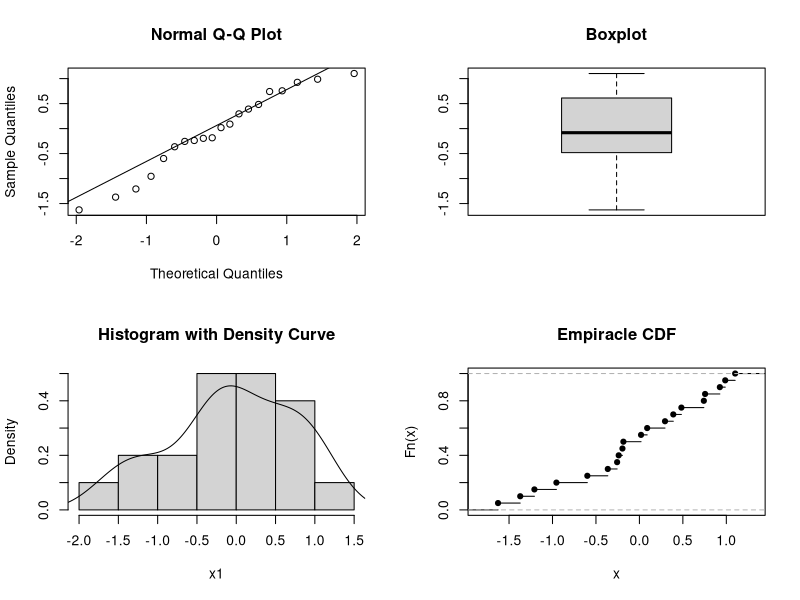
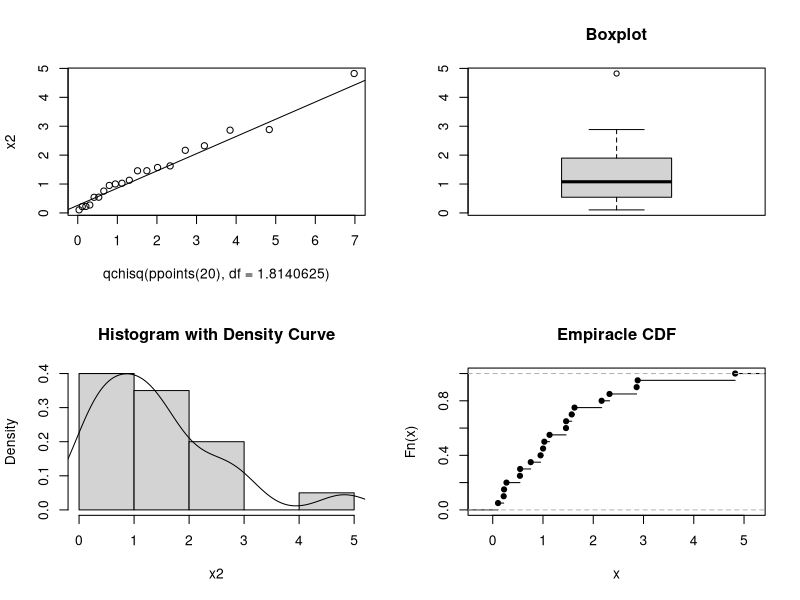
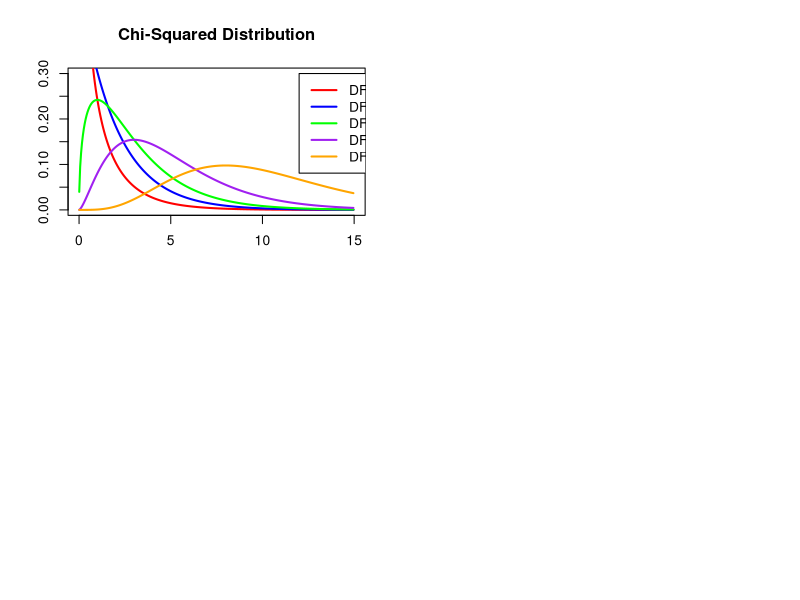

Generate these figures, in order, with R:
## ---- chunk 1
library(nortest)
library(MASS)

## Draw some random data
set.seed(10)
x1 = rnorm(20)

## Distribution plots
par(mfrow = c(2, 2))
qqnorm(x1)
qqline(x1)
boxplot(x1, main = "Boxplot")
hist(x1, freq = FALSE, main = "Histogram with Density Curve")
lines(density(x1))
plot(ecdf(x1), main = "Empiracle CDF")

## ---- chunk 2
## Are the data from a normal distribution?
shapiro.test(x1)     ## Shapiro-Wilk Test
ad.test(x1)          ## Anderson Darling Test
ks.test(x1, 'pnorm') ## Kolmogorov-Smirnoff Test

## ---- chunk 3
## Draw some random data
set.seed(10)
x2 = rchisq(n = 20, 2)

## Estimate the DF parameter by maximum likelihood 
fitdistr(x = x2, dchisq, start = list(df = 2))

## Input the estimate from MLE
ks.test(x = x2, y = pchisq, df = 1.8140625)

## Distribution plots
par(mfrow = c(2, 2))
qqplot(qchisq(ppoints(20), df = 1.8140625), x2)
qqline(x2, distribution = function(p) qchisq(p, df = 1.8140625))
boxplot(x2, main = "Boxplot")
hist(x2, freq = FALSE, main = "Histogram with Density Curve")
lines(density(x2))
plot(ecdf(x2), main = "Empiracle CDF")

## ---- chunk 4

## Plot the Chi-Squared Distribution with multiple degrees of freedom.
## As DF increases, the distibution converges to the normal distribution
x = seq(.01, 15, by = .05)

plot(x = c(0, 15), y = c(0, .3), type = "n", 
     xlab = "", ylab = "", main = "Chi-Squared Distribution")
lines(x = x, y = dchisq(x, df = 1), col = "red", lwd = 2)
lines(x = x, y = dchisq(x, df = 2), col = "blue", lwd = 2)
lines(x = x, y = dchisq(x, df = 3), col = "green", lwd = 2)
lines(x = x, y = dchisq(x, df = 5), col = "purple", lwd = 2)
lines(x = x, y = dchisq(x, df = 10), col = "orange", lwd = 2)

legend(12, .30,
       c("DF = 1", "DF = 2", "DF = 3", "DF = 5", "DF = 10"),
       lty = rep(1, 5),
       lwd = rep(2, 5),
       col = c("red", "blue", "green", "purple", "orange"))
